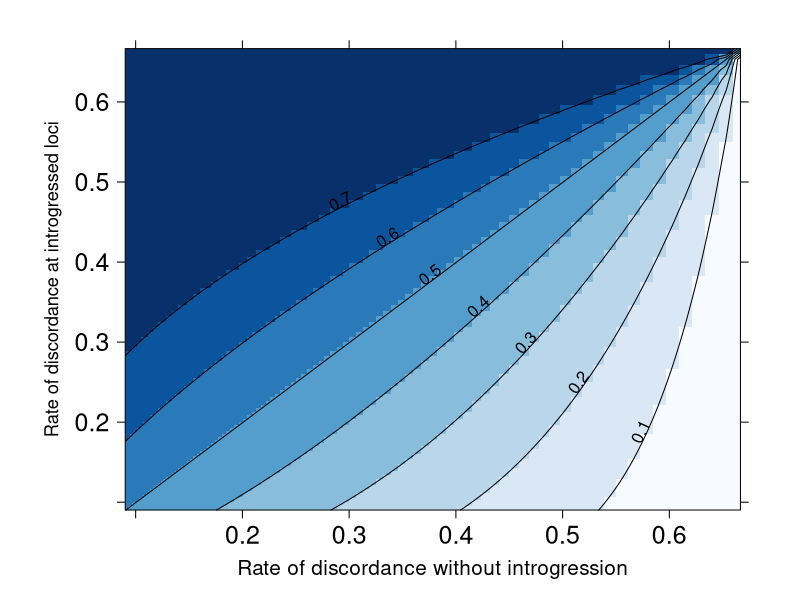

Generate this figure with R:
remove(list=ls())
library(lattice)
library(RColorBrewer)

get_mindelta_parsimony <- function(ts, tm) {
  
  mindelta <- ts/(tm + ts)
  return(mindelta)
}

mindelta_matrix <- outer(seq(0.0001, 2, length=100), 
                         seq(0.0001, 2, length=100),
                         Vectorize( function(x, y) get_mindelta_parsimony(x, y)))

ts_vals <- seq(0.0001, 2, length=100)
get_rate_dis <- function(ts) {return((2/3)*exp(-ts))}
rate_dis <- sapply(ts_vals, FUN = get_rate_dis)

levelplot(mindelta_matrix, cex.axis = 0.5, 
          at = c(0, 0.1, 0.2, 0.3, 0.4, 0.5, 0.6, 0.7, 1),
          xlab = list("Rate of discordance without introgression", cex = 1.25),
          ylab = list("Rate of discordance at introgressed loci", cex = 1.1),
          col.regions = colorRampPalette(brewer.pal(9, 'Blues'), bias = 1),
          #col.regions = heat.colors(100)[length(heat.colors(100)):1],
          par.settings = list(layout.widths = list(axis.key.padding = 0, ylab.right = 2)),
          row.values = rate_dis, 
          column.values = rate_dis,
          aspect = 0.75, xlim = c(rate_dis[-1], rate_dis[1]), ylim = c(rate_dis[-1], rate_dis[1]),
          colorkey = FALSE,
          labels = list(format(c(0, 0.1, 0.2, 0.3, 0.4, 0.5, 0.6, 0.7, 0.8), cex=1.5)),
          scales = list(x=list(cex=1.5), y=list(cex=1.5)),
          contour = TRUE)